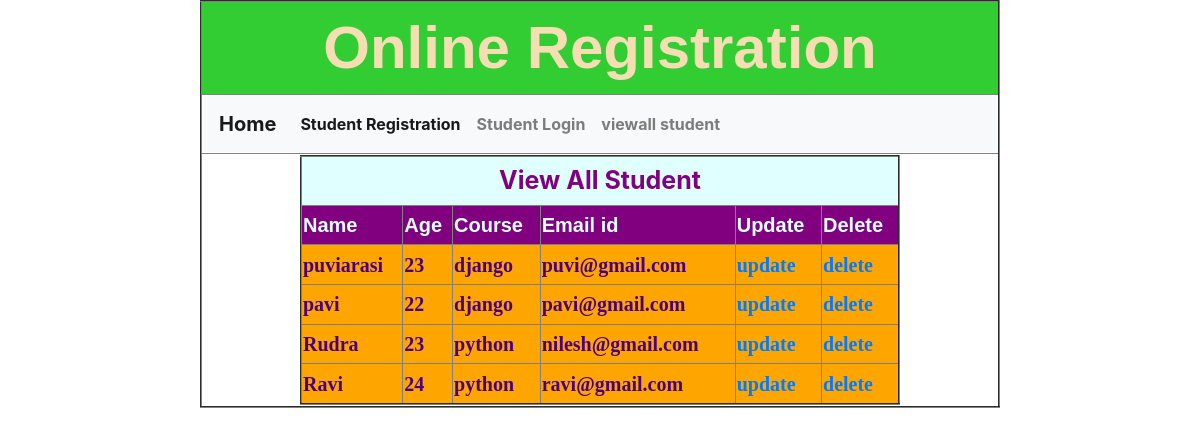
Page /viewall/ on the committed database.
### app1/models.py (models this page shows)
class StudentModel(models.Model):
    id=models.AutoField(primary_key=True)
    name=models.CharField(max_length=50)
    course=models.CharField(max_length=50)
    age=models.IntegerField()
    email=models.EmailField()
    password=models.CharField(max_length=10)
    photo=models.ImageField(upload_to="student_images/")

### app1/views.py (the view)
# urls.py: path('viewall/',views.viewall.as_view(),name="viewall"),
class viewall(ListView):
    template_name = "viewall.html"
    model = StudentModel
    fields = "__all__"
    form_class = Studentform

### templates/viewall.html
{% extends "common.html" %}
{% block vidhya %}
    <table align="center" border="2" width="600" height="250">
        <tr><th colspan="6" style="color: purple;background-color: lightcyan;text-align: center;font-size: 25px">View All Student</th></tr>
    <tr style="font-size: 20px;background-color: purple;color: lightcyan;font-family: Arial;">
        <th>Name</th>
        <th>Age
        </th>
        <th>Course</th>
        <th>Email id</th>
        <th>Update</th>
        <th>Delete</th>
    </tr>
    {% for x in object_list %}
        <tr style="color: indigo;background-color: orange;font-size: 20px;font-family: 'Agency FB'">
        <th>{{ x.name }}</th>
        <th>{{ x.age }}</th>
        <th>{{ x.course }}</th>
        <th>{{ x.email }}</th>
        <th><a href="{%  url 'update' x.id %}">update </a></th>
        <th><a href="{% url 'delete' x.id %}"> delete</a></th>
        </tr>
    {% endfor %}
    </table>
{% endblock %}

### templates/common.html (shortened to what this page needs)
<!doctype html>
<html lang="en">
  <head>
    <link rel="stylesheet" href="https://stackpath.bootstrapcdn.com/bootstrap/4.5.2/css/bootstrap.min.css">
  </head>
  <body bgcolor=#ff7f50>
    <table align="center" border="2" width="800">
        <tr>
            <th style="font-size: 60px;font-family: Arial;color: wheat;background-color:limegreen ;text-align: center">Online Registration</th>
        </tr>
        <tr><th>
            <nav class="navbar navbar-expand-lg navbar-light bg-light">
  <a class="navbar-brand" href="{% url 'main' %}">Home</a>
  <div class="collapse navbar-collapse" id="navbarNavAltMarkup">
    <div class="navbar-nav">
      <a class="nav-link active" href="{% url 'register' %}">Student Registration <span class="sr-only">(current)</span></a>
      <a class="nav-link" href="{% url 'login' %}">Student Login</a>
        <a class="nav-link" href="{% url 'viewall' %}">viewall student</a>
    </div>
  </div>
        </th></tr>
        <tr>
            <th>
                {% block vidhya %}
                {% endblock %}
            </th>
        </tr>
    </table>
  </body>
</html>

### rows in the picture
StudentModel: name "puviarasi", age "23", course "django", email "puvi@gmail.com"
StudentModel: name "pavi", age "22", course "django", email "pavi@gmail.com"
StudentModel: name "Rudra", age "23", course "python", email "nilesh@gmail.com"
StudentModel: name "Ravi", age "24", course "python", email "ravi@gmail.com"
